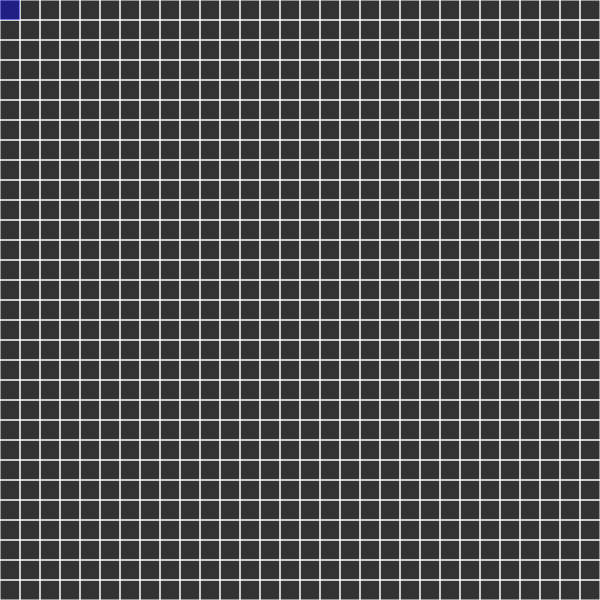
Frame 1 (no input)
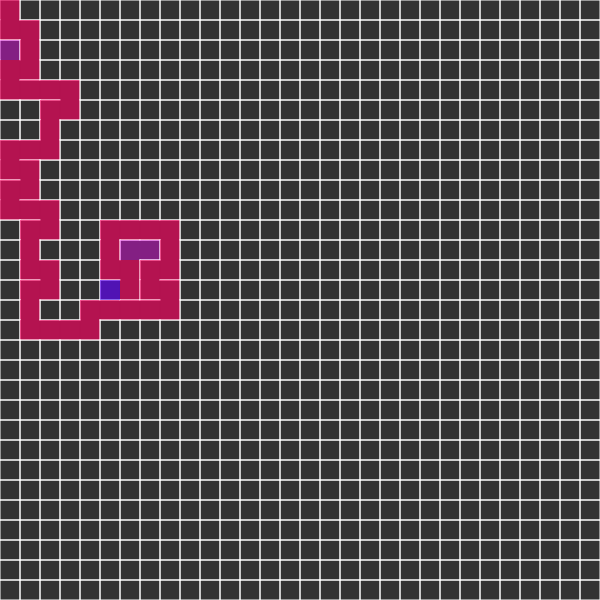
Frame 60 (no input)
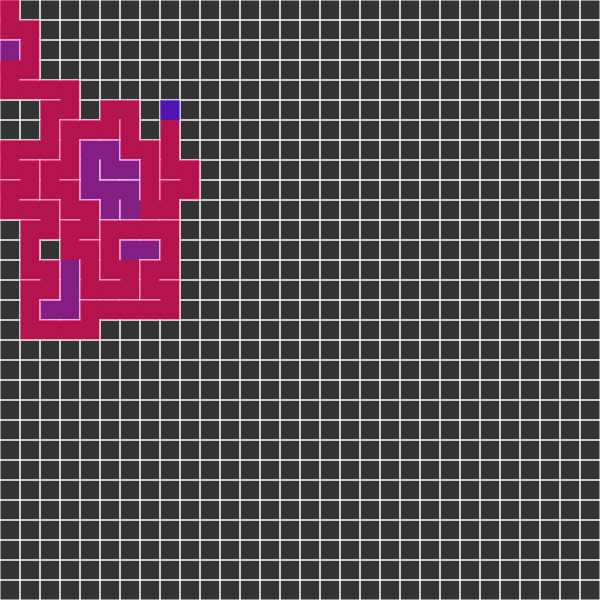
Frame 120 (the mouse pressed at the canvas centre since frame 60)

The p5.js sketch that drew these frames (run headless with seeded random() and noise() and a simulated clock; from frame 60 on, the mouse is pressed at the canvas centre):

// p5.js sketch
// ── sketch.js
// Daniel Shiffman
// http://codingtra.in
// http://patreon.com/codingtrain

// Videos
// https://youtu.be/HyK_Q5rrcr4
// https://youtu.be/D8UgRyRnvXU
// https://youtu.be/8Ju_uxJ9v44
// https://youtu.be/_p5IH0L63wo

// Depth-first search
// Recursive backtracker
// https://en.wikipedia.org/wiki/Maze_generation_algorithm

var cols, rows;
var w = 20;
var grid = [];

var current;

var completed = 0;

var stack = [];

function setup() {
  createCanvas(600, 600);
  // createCanvas(1290, 600);


  cols = floor(width/w);
  rows = floor(height/w);
  //frameRate(5);

  for (var   j = 0; j < rows; j++) {
    for (var i = 0; i < cols; i++) {
      var cell = new Cell(i, j);
      grid.push(cell);
    }
  }

  current = grid[0];


}

function draw() {
  background(51);
  for (var i = 0; i < grid.length; i++) {
    grid[i].show();
  }

  current.visited = true;
  current.highlight();
  // STEP 1
  var next = current.checkNeighbors();
  if (next) {
    next.visited = true;

    // STEP 2
    current.inStack = true;
    stack.push(current);

    // STEP 3
    removeWalls(current, next);

    // STEP 4
    current = next;
  } else if (stack.length > 0) {
    completed++;

    current = stack.pop();
    current.inStack = false;
  } else {
    completed++;

    console.log("done!!");
    noLoop();
  }

  console.log("Completado: " + (100 * (completed + stack.length) / grid.length).toPrecision(5) + "% (" + completed +" completas y " + stack.length + " en la pila de " + grid.length +")");

}

function index(i, j) {
  if (i < 0 || j < 0 || i > cols-1 || j > rows-1) {
    return -1;
  }
  return i + j * cols;
}


function removeWalls(a, b) {
  var x = a.i - b.i;
  if (x === 1) {
    a.walls[3] = false;
    b.walls[1] = false;
  } else if (x === -1) {
    a.walls[1] = false;
    b.walls[3] = false;
  }
  var y = a.j - b.j;
  if (y === 1) {
    a.walls[0] = false;
    b.walls[2] = false;
  } else if (y === -1) {
    a.walls[2] = false;
    b.walls[0] = false;
  }
}
// ── cell.js
// Daniel Shiffman
// http://codingtra.in
// http://patreon.com/codingtrain

// Videos
// https://youtu.be/HyK_Q5rrcr4
// https://youtu.be/D8UgRyRnvXU
// https://youtu.be/8Ju_uxJ9v44
// https://youtu.be/_p5IH0L63wo

// Depth-first search
// Recursive backtracker
// https://en.wikipedia.org/wiki/Maze_generation_algorithm

function Cell(i, j) {
  this.i = i;
  this.j = j;
  this.walls = [true, true, true, true];
  this.visited = false;
  this.inStack = false;

  this.checkNeighbors = function() {
    var neighbors = [];

    var top    = grid[index(i, j -1)];
    var right  = grid[index(i+1, j)];
    var bottom = grid[index(i, j+1)];
    var left   = grid[index(i-1, j)];

    if (top && !top.visited) {
      neighbors.push(top);
    }
    if (right && !right.visited) {
      neighbors.push(right);
    }
    if (bottom && !bottom.visited) {
      neighbors.push(bottom);
    }
    if (left && !left.visited) {
      neighbors.push(left);
    }

    if (neighbors.length > 0) {
      var r = floor(random(0, neighbors.length));
      return neighbors[r];
    } else {
      return undefined;
    }


  }
  this.highlight = function() {
    var x = this.i*w;
    var y = this.j*w;
    noStroke();
    fill(0, 0, 255, 100);
    rect(x, y, w, w);

  }

  this.show = function() {
    var x = this.i*w;
    var y = this.j*w;
    stroke(255);
    if (this.walls[0]) {
      line(x    , y    , x + w, y);
    }
    if (this.walls[1]) {
      line(x + w, y    , x + w, y + w);
    }
    if (this.walls[2]) {
      line(x + w, y + w, x    , y + w);
    }
    if (this.walls[3]) {
      line(x    , y + w, x    , y);
    }

    if (this.visited) {
      noStroke();
      fill(255, 0, 255, 100);
      rect(x, y, w, w);
    }

    if (this.inStack) {
      noStroke();
      fill(255, 0, 0, 100);
      rect(x, y, w, w);
    }
  }
}
